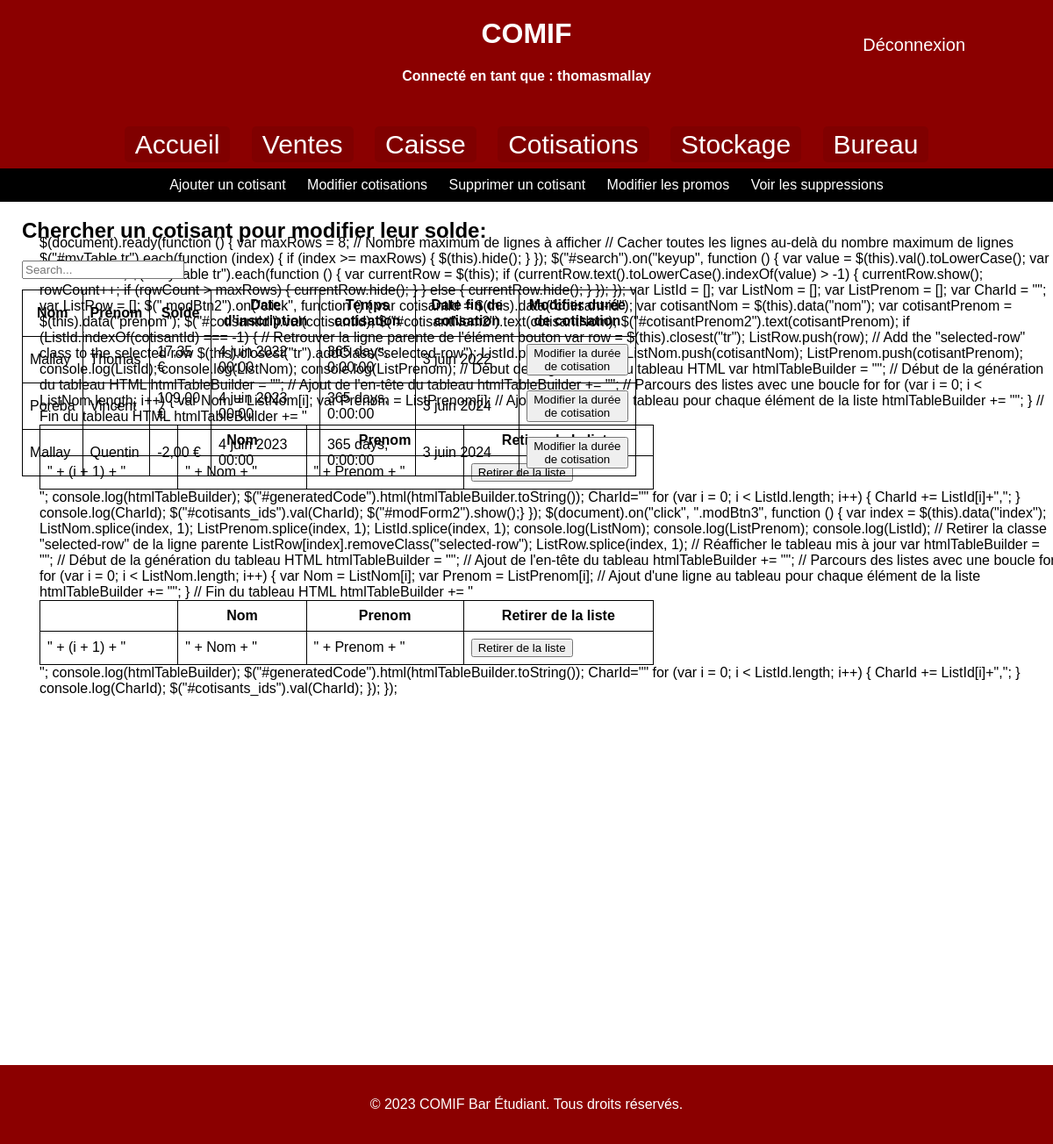
Screenshot of /gstcotisants/ (signed in) with the database file from the repository.
### AppCotisants/models.py (models this page shows, shortened)
class Cotisants(models.Model):
    prenom = models.CharField(max_length=15)
    nom = models.CharField(max_length=15)
    nomprenom = models.CharField(max_length=30, unique=True, default='')
    solde = models.DecimalField(max_digits=8, decimal_places=2, default='0')
    date_inscription = models.DateTimeField(auto_now_add=True)
    depense = models.DecimalField(max_digits=8, decimal_places=2, default='0')
    mail = models.EmailField(max_length=40, default='')
    promo = models.CharField(max_length=40, default='')
    DUREE_CHOICES = (
        (timedelta(days=365), '1 an'),
        (timedelta(days=183), '6 mois'),
        (timedelta(days=6), '6 jours'),
    )
    temps_cotisation = models.DurationField(choices=DUREE_CHOICES, default=None)
    date_fin = models.DateField(default=None, null=True, blank=True)

### AppCotisants/views.py (the view)
# urls.py: path('gstcotisants/', views2.mod_cst),
@login_required
def mod_cst(request):
    return render(request, 'gstcotisants.html',{'dataCotisants':Cotisants.objects.order_by('date_inscription').all(),'username': request.user.username})

### templates/gstcotisants.html (shortened to what this page needs)
<!DOCTYPE html>
<html>
<head>
    {% load static %}
</head>
<body>
<header>
    <h1>COMIF</h1>
    <h4 style="color: white;">Connecté en tant que : {{ username }}</h4>
    <a href="{% url 'logout' %}" style="font-size: 20px; position: absolute; top: 40px; right: 100px;
     color: white; text-decoration: none;">Déconnexion</a>
</header>
  <nav>
    <a href="/welcome">Accueil</a>
    <a href="/ajtvente">Ventes</a>
    <a href="/gstsoldes">Caisse</a>
    <a href="/ajtcotisants">Cotisations</a>
    <a href="/ajtproduits">Stockage</a>
    <a href="/tresorerie">Bureau</a>
  </nav>
  <div class="navbar">
    <a href="/ajtcotisants">Ajouter un cotisant</a>
    <a href="/gstcotisants">Modifier cotisations</a>
    <a href="/supcotisants">Supprimer un cotisant</a>
    <a href="/promo">Modifier les promos</a>
    <a href="/voirsupcot">Voir les suppressions</a>
  </div>
<section>
    <div class="form-group" style="position:absolute;top:0px;left:0px;">
        <h2>Chercher un cotisant pour modifier leur solde:</h2>
        <input id="search" class="form-control" type="text" placeholder="Search...">
    </div>
    <br />
    <div class="scrollable-table">
        <table width="700" border="1" style="border-collapse:collapse;">
            <thead>
            <tr>
                <th>Nom</th>
                <th>Prénom</th>
                <th>Solde</th>
                <th>Date d'inscription</th>
                <th>Temps cotisation</th>
                <th>Date fin de cotisation</th>
                <th>Modifier durée de cotisation</th>
            </tr>
            </thead>
            <tbody id="myTable">
            {% for cotisant in dataCotisants %}
            <tr>
                <td>{{ cotisant.nom }}</td>
                <td>{{ cotisant.prenom }}</td>
                <td>{{ cotisant.solde }} €</td>
                <td>{{ cotisant.date_inscription }}</td>
                <td>{{ cotisant.temps_cotisation }}</td>
                <td>{{ cotisant.date_fin }}</td>
                <td>
                    <button class="modBtn2" type="button" data-cotisant-id="{{ cotisant.id }}"
                            data-nom="{{ cotisant.nom }}"
                            data-prenom="{{ cotisant.prenom }}" title="Modifier">
                        Modifier la durée de cotisation
                    </button>
                </td>
            </tr>
            {% endfor %}
            </tbody>
        </table>
    </div>
        $(document).ready(function () {
            var maxRows = 8; // Nombre maximum de lignes à afficher
            // Cacher toutes les lignes au-delà du nombre maximum de lignes
            $("#myTable tr").each(function (index) {
                if (index >= maxRows) {
                    $(this).hide();
                }
            });
             $("#search").on("keyup", function () {
                var value = $(this).val().toLowerCase();
                var rowCount = 0;
                $("#myTable tr").each(function () {
                    var currentRow = $(this);
                    if (currentRow.text().toLowerCase().indexOf(value) > -1) {
                        currentRow.show();
                        rowCount++;
                        if (rowCount > maxRows) {
                            currentRow.hide();
                        }
                    } else {
                        currentRow.hide();
                    }
                });
            });
            var ListId = [];
            var ListNom = [];
            var ListPrenom = [];
            var CharId = "";
            var ListRow = [];
            $(".modBtn2").on("click", function () {
            var cotisantId = $(this).data("cotisant-id");
            var cotisantNom = $(this).data("nom");
            var cotisantPrenom = $(this).data("prenom");
            $("#cotisantId").val(cotisantId);
            $("#cotisantNom2").text(cotisantNom);
            $("#cotisantPrenom2").text(cotisantPrenom);
                if (ListId.indexOf(cotisantId) === -1) {
                    // Retrouver la ligne parente de l'élément bouton
                    var row = $(this).closest("tr");
                    ListRow.push(row);
                    // Add the "selected-row" class to the selected row
                    $(this).closest("tr").addClass("selected-row");
                    ListId.push(cotisantId);
                    ListNom.push(cotisantNom);
                    ListPrenom.push(cotisantPrenom);
                    console.log(ListId);
                    console.log(ListNom);
                    console.log(ListPrenom);
                    // Début de la génération du tableau HTML
                    var htmlTableBuilder = "";
                    // Début de la génération du tableau HTML
                    htmlTableBuilder = "<table width='400' border='1' style='border-collapse:collapse;'>";
                    htmlTableBuilder += "<tr><th></th><th>Nom</th><th>Prenom</th><th>Retirer de la liste</th></tr>";
                        htmlTableBuilder += "<tr><td>" + (i + 1) + "</td><td>" + Nom + "</td><td>" + Prenom + "</td><td><button class='modBtn3' data-index='" + i + "'>Retirer de la liste</button></td></tr>";
                    htmlTableBuilder += "</table>";
                    console.log(htmlTableBuilder);
                    $("#generatedCode").html(htmlTableBuilder.toString());
                    CharId=""
                    for (var i = 0; i < ListId.length; i++) {
                            CharId += ListId[i]+",";
                        }
                    console.log(CharId);
                    $("#cotisants_ids").val(CharId);
                    $("#modForm2").show();}
            });
            $(document).on("click", ".modBtn3", function () {
                var index = $(this).data("index");
                ListNom.splice(index, 1);
                ListPrenom.splice(index, 1);
                ListId.splice(index, 1);
                console.log(ListNom);
                console.log(ListPrenom);
                console.log(ListId);
                // Retirer la classe "selected-row" de la ligne parente
                ListRow[index].removeClass("selected-row");
                ListRow.splice(index, 1);
                // Réafficher le tableau mis à jour
                var htmlTableBuilder = "";
                // Début de la génération du tableau HTML
                htmlTableBuilder = "<table width='400' border='1' style='border-collapse:collapse;'>";
                htmlTableBuilder += "<tr><th></th><th>Nom</th><th>Prenom</th><th>Retirer de la liste</th></tr>";
                    htmlTableBuilder += "<tr><td>" + (i + 1) + "</td><td>" + Nom + "</td><td>" + Prenom + "</td><td><button class='modBtn3' data-index='" + i + "'>Retirer de la liste</button></td></tr>";
                htmlTableBuilder += "</table>";
                console.log(htmlTableBuilder);
                $("#generatedCode").html(htmlTableBuilder.toString());
                CharId=""
                for (var i = 0; i < ListId.length; i++) {
                        CharId += ListId[i]+",";
                    }
                console.log(CharId);
                $("#cotisants_ids").val(CharId);
            });
        });
</section>
<footer>
    <p>&copy; 2023 COMIF Bar Étudiant. Tous droits réservés.</p>
</footer>
</body>
</html>

### templates/gstcotisants.html (style rules this page uses)
body { font-family: Arial, sans-serif; margin: 0; padding: 0; background-size: cover; background-position: center; display: flex; flex-direction: column; min-height: 100vh; }
header { background-color: #8B0000; color: #fff; padding: 20px; text-align: center; }
h1 { margin: 0; }
nav { background-color: #8B0000; color: #fff; padding: 10px; text-align: center; }
nav a { color: #fff; text-decoration: none; margin: 0 10px; font-size: 30px; padding: 4px 12px; border-radius: 5px; background-color: #800000; }
.navbar { background-color: #000; color: #fff; text-align: center; padding: 10px; }
.navbar a { color: #fff; text-decoration: none; margin: 0 10px; }
section { position: absolute; top: 0px; left: 25px; position: relative; padding: 20px; margin-bottom: 400px; }
footer { background-color: #8B0000; color: #fff; padding: 20px; text-align: center; margin-top: auto; }
table { border-collapse: collapse; width: 700px; }
th, td { border: 1px solid black; padding: 8px; }
.scrollable-table { position: absolute; top: 100px; left: 0px; height: 350px; overflow-y: scroll; }

### rows the page displays
Cotisants: nom "Mallay", prenom "Thomas", solde "17,35", date_inscription "4 juin 2022 00:00", temps_cotisation "365 days, 0:00:00", date_fin "3 juin 2022"
Cotisants: nom "Poreba", prenom "Vincent", solde "109,00", date_inscription "4 juin 2023 00:00", temps_cotisation "365 days, 0:00:00", date_fin "3 juin 2024"
Cotisants: nom "Mallay", prenom "Quentin", solde "-2,00", date_inscription "4 juin 2023 00:00", temps_cotisation "365 days, 0:00:00", date_fin "3 juin 2024"

### other values shown
{{ username }} "thomasmallay"
